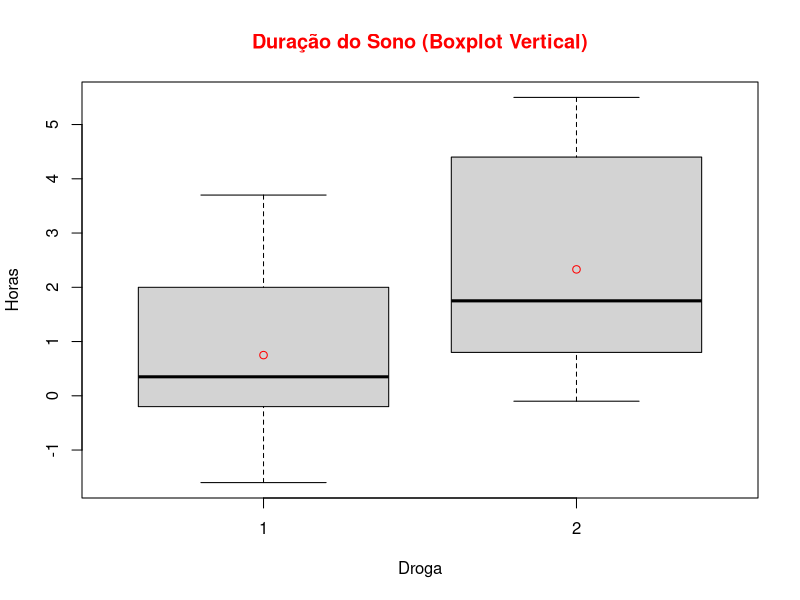
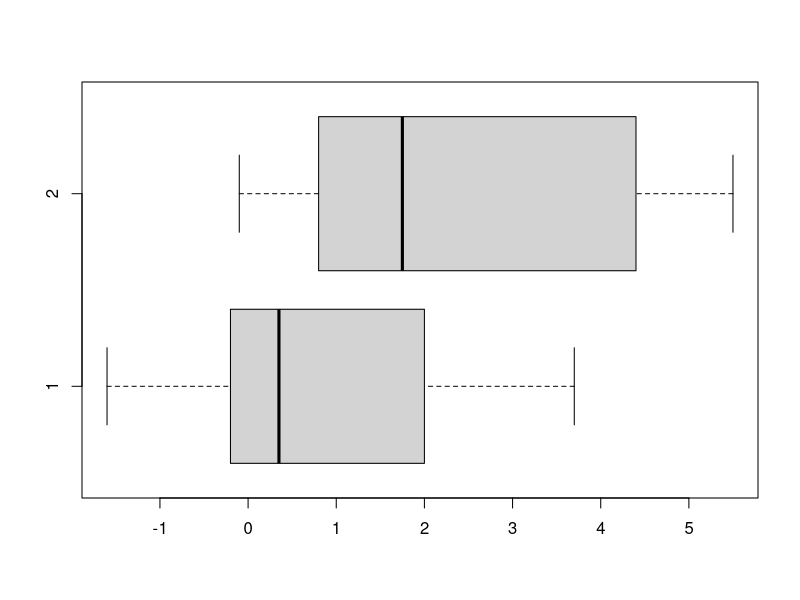
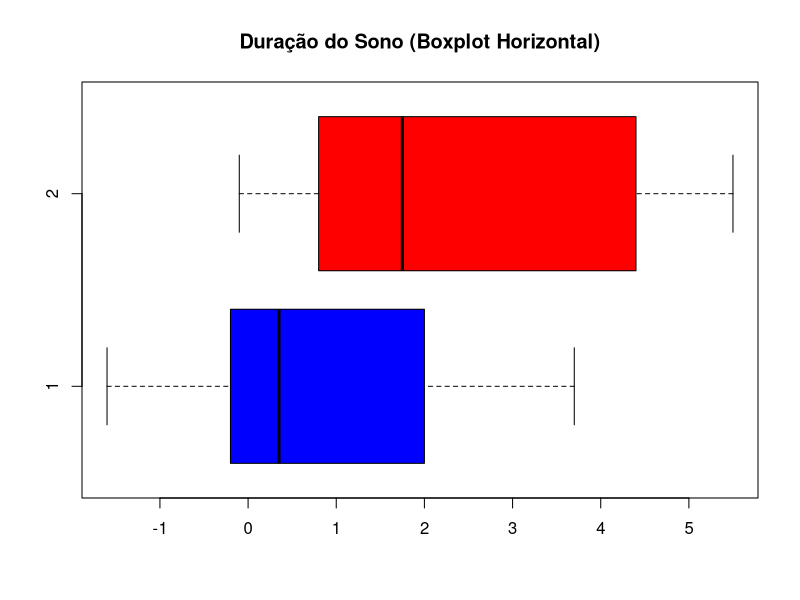
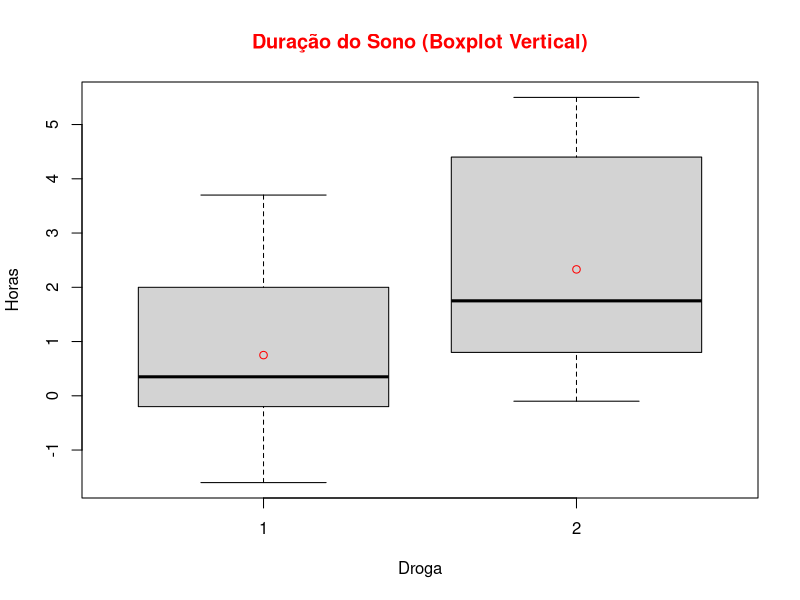
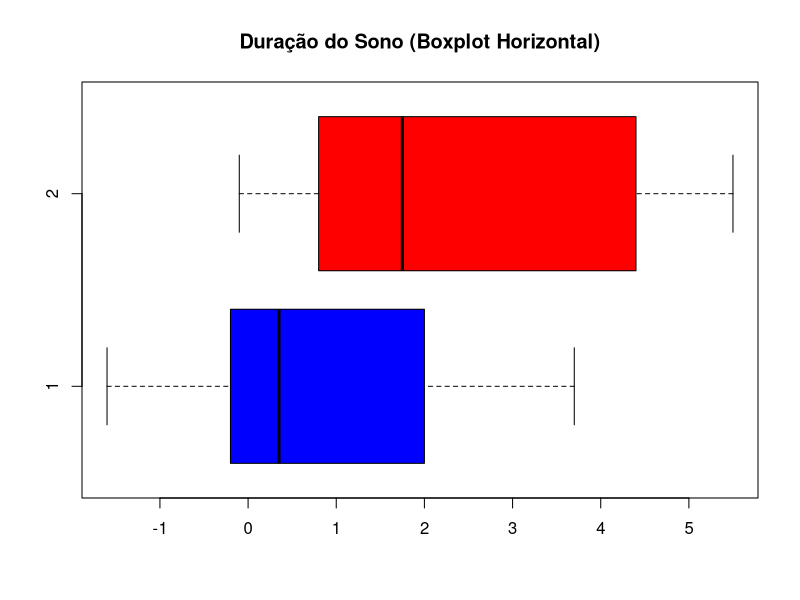

Write R code to recreate these figures, in order.
# BoxPlots

# Configurando o diretório de trabalho
# Coloque entre aspas o diretório de trabalho que você está usando no seu computador
# Não use diretórios com espaço no nome
setwd("~/Cursos/DSA/FCD/BigDataRAzure/Cap04")

# Para saber qual diretório estou trabalhando
getwd()


# Lista de pacotes base carregados
search()

?boxplot
?sleep

# Permite utilizar as colunas sem especificar o nome do dataset
attach(sleep)
View(sleep)

# Construção do boxplot
sleepBoxPlot = boxplot(data = sleep, extra ~ group, main = "Duração do Sono (Boxplot Vertical)",
                       col.main = "red",
                       ylab = "Horas",
                       xlab = "Droga")

# extra ~ group - Estou pedindo ao R para mostrar a relação entre as variáveis
# extra e group do dataset sleep.
# ~ (til) em R, representa a relação entre duas variáveis.

# Cálculo da média
medias = by(extra, group, mean)

# Adiciona a média ao gráfico
points(medias, col = "red")
?points
# Boxplot horizontal

boxPlotHorizontal = boxplot(data = sleep, extra ~ group, 
                            ylab = "",
                            xlab = "",
                            horizontal = T)

boxPlotHorizontal = boxplot(data = sleep, extra ~ group, 
                            main = "Duração do Sono (Boxplot Horizontal)",
                            ylab = "", xlab = "",
                            horizontal = T,
                            col = c("blue", "red"))


# Salvando o boxplot Vertical em png.
png("Grafico4_boxPlotVertical.png", width = 500, height = 1000, res = 72)

sleepBoxPlot = boxplot(data = sleep, extra ~ group, main = "Duração do Sono (Boxplot Vertical)",
                       col.main = "red",
                       ylab = "Horas",
                       xlab = "Droga")

medias = by(extra, group, mean)

points(medias, col = "red")

dev.off()



# Salvando o boxplot Horizontal em png.
png("Grafico4_boxPlotHorizontal.png", width = 1000, height = 500, res = 72)

boxPlotHorizontal = boxplot(data = sleep, extra ~ group, 
                            main = "Duração do Sono (Boxplot Horizontal)",
                            ylab = "", xlab = "",
                            horizontal = T,
                            col = c("blue", "red"))



dev.off()

# Sair
q()

?png
